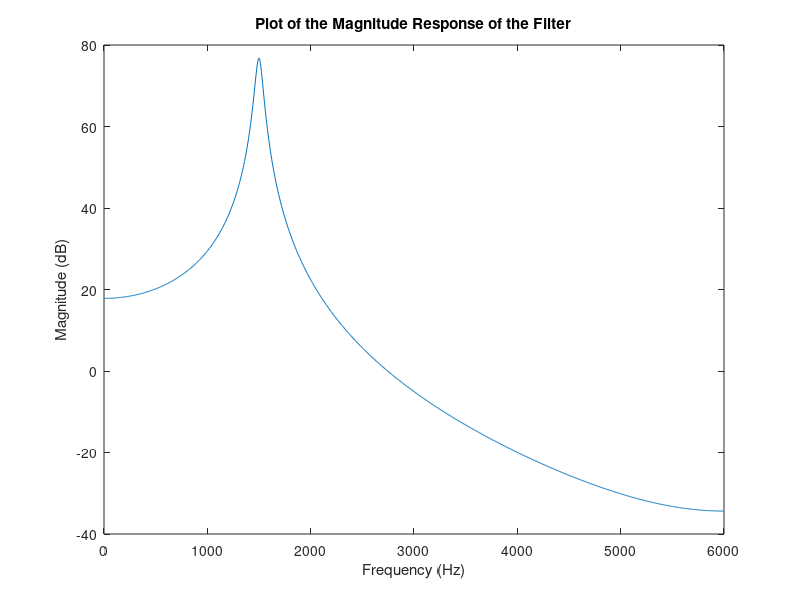

Source code (MATLAB): (Note: this script raises an error after producing the figure.)
%%%%%%%%%%%%%%%%%%%%%%%%%%%%%%%%%%%%%%%%%%%%%%%%%%%%%%%%%%%%%%%%%%%%%
%
% exercise_1.m
%
% Exercise 1 as part of Assignment 1 for EE445.
% Luke Canny 19339166 25/10/2022
%
%%%%%%%%%%%%%%%%%%%%%%%%%%%%%%%%%%%%%%%%%%%%%%%%%%%%%%%%%%%%%%%%%%%%%
% Declaring inital constants
b = [1 0.4];
a = [1 -1.5*cos(pi/8) 0.96];
n = 1024;
fs = 12000;

% Applying freqz function - freqz calcs frequency response of digital
% filter
[h, f] = freqz(b,a,n,fs);

% Converting frequency response vector to decibels (h is complex)
hDB = 20*log(abs(h));

% Plotting data
plot(f, hDB);
title("Plot of the Magnitude Response of the Filter")
xlabel("Frequency (Hz)");
ylabel("Magnitude (dB)");
figure;

% zplane plots Pole-Zero Map of the Magnitude Response, this function
% returns the locations of the zeros and poles (vz, vp) and the value of
% gains.
[vz,vp,vk] = zplane(b,a);
title("Pole-Zero Map of the Magnitude Response")

% Extracting pole and zero data from vz and vp.
poleXData = vp.XData;
poleYData = vp.YData;
zeroXData = vz.XData;
zeroYData = vz.YData;

% Converting data from cartesian form to polar form
[poleTheta, poleRho] = cart2pol(poleXData, poleYData);
[zeroTheta, zeroRho] = cart2pol(zeroXData, zeroYData);

% Calculating centre frequency of the magnitude response
fcentre = (poleTheta(1)*fs)/ (2*pi);

% Printing the locations of the zeros and poles in polar form
fprintf("Zeros (r, theta)\n");
fprintf('%d, %d\n', zeroRho(1), zeroTheta(1));
fprintf('%d, %d\n', zeroRho(2), zeroTheta(2));

fprintf("\nPoles (r, theta)\n");
fprintf('%d, %d\n', poleRho(1), poleTheta(1));
fprintf('%d, %d\n', poleRho(2), poleTheta(2));

% Printing the centre frequency
fprintf("Centre Frequency: %d Hz\n", fcentre);

